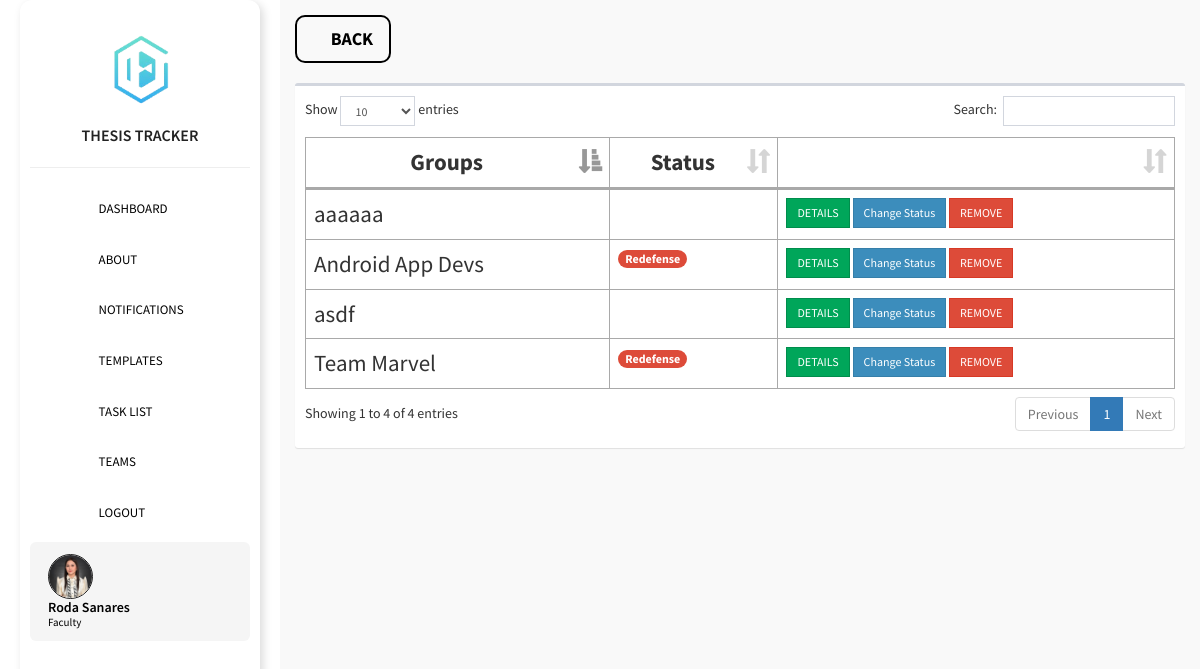
Page /admin/managegroupmembers.php (signed in) on the committed database.
### tables this page shows
CREATE TABLE `users` (
  `id` int(11) NOT NULL,
  `img` text NOT NULL DEFAULT 'default.png',
  `firstname` text NOT NULL,
  `lastname` text NOT NULL,
  `middlename` text NOT NULL,
  `section` varchar(255) DEFAULT NULL,
  `yr_lvl` varchar(255) DEFAULT NULL,
  `email` text NOT NULL,
  `password` text NOT NULL,
  `passwordtxt` text NOT NULL,
  `department` text NOT NULL,
  `contact` text NOT NULL,
  `address` text NOT NULL,
  `code` int(11) NOT NULL,
  `verification_code` int(11) NOT NULL,
  `type` int(1) NOT NULL DEFAULT 2 COMMENT '0=admin,1=adviser,2=student',
  `status` int(1) NOT NULL
);

CREATE TABLE `teams` (
  `teams_id` int(11) NOT NULL,
  `adviser_id` int(11) NOT NULL,
  `users_id` int(11) NOT NULL,
  `name` text NOT NULL,
  `thesis_title` varchar(255) DEFAULT NULL,
  `status` int(1) NOT NULL,
  `grade` double DEFAULT NULL,
  `adviser_status` int(1) NOT NULL DEFAULT 5,
  `date` datetime NOT NULL DEFAULT current_timestamp(),
  `date_response` date DEFAULT NULL,
  `coor_approval` varchar(255) DEFAULT NULL,
  `ca_upload_date` date DEFAULT NULL,
  `defense_fee` varchar(255) DEFAULT NULL,
  `df_upload_date` date DEFAULT NULL,
  `coor_approval4` varchar(255) DEFAULT NULL,
  `ca_upload_date4` date DEFAULT NULL,
  `defense_fee4` varchar(255) DEFAULT NULL,
  `df_upload_date4` date DEFAULT NULL
);

### config/config.php (called while the page is built, shortened)
<?php
class Connection {
    private $servername = "localhost";
    private $username = "root";
    private $password = "";
    private $dbname = "dlsu";
    private $port = 3307;
    public function conn() {
        try {
            $this->dsn = "mysql:host=".$this->servername.";port=".$this->port.";dbname=".$this->dbname;
            $this->pdo = new PDO($this->dsn, $this->username, $this->password, [
                PDO::ATTR_ERRMODE => PDO::ERRMODE_EXCEPTION,
                PDO::ATTR_DEFAULT_FETCH_MODE => PDO::FETCH_ASSOC
            ]);
            return $this->pdo;
        } catch (PDOException $e) {
            die("Connection failed: " . $e->getMessage());
        }
    }
}
?>

### admin/managegroupmembers.php (the view, shortened to what this page needs)
<?php
  include '../config/config.php';
  class data extends Connection{
    public function managedata(){
?>
<!DOCTYPE html>
<html>
<head><?php include 'head.php'; ?></head>
<body class="hold-transition skin-blue sidebar-mini">
  <div class="wrapper">
    <?php include 'sidebar.php'; ?>
    <div class="content-wrapper" style="height: 100vh;background-color: #f9f9f9;overflow-y: auto;">
      <section class="content">
        <div>
          <a href="viewgroup.php?teams_id=<?php echo $_GET['teams_id'] ?>" class='btn btn-lg btn-flat' style="border: 2px solid black;font-style: normal;border-radius: 10px;color: #000;font-weight: bold;"><i class="fas fa-chevron-left"></i> BACK</a>
        </div>
        <br>
        <div class="row">
          <div class="col-xs-12">
            <div class="box">
              <div class="box-body table-responsive">
                <table id="example1" class="table table-bordered">
                  <thead>
                    <th style="font-size: 23px;font-style: normal;">Groups</th>
                    <th style="font-size: 23px;font-style: normal;">Status</th>
                    <th style="font-size: 23px;font-style: normal;"></th>
                  </thead>
                  <tbody>
                    <?php
                    if($_SESSION['type'] == 1){
                      $sql = "SELECT * FROM teams WHERE adviser_id = '".$_SESSION['id']."'";
                    } else {
                      $sql = "SELECT * FROM teams";
                    }
                    $stmt = $this->conn()->query($sql);
                    while ($row = $stmt->fetch()) {
                     ?>
                      <tr>
                        <td style="font-size: 23px;font-style: normal;"><?php echo $row['name'] ?>
                        </td>
                        <td>
                          <?php
                          if ($row['status'] == 0) {
                          } else if ($row['status'] == 1) {
                            echo "<span class='badge btn-success'>Passed</span>";
                          } else if ($row['status'] == 2) {
                            echo "<span class='badge btn-danger'>Redefense</span>";
                          } else if ($row['status'] == 3) {
                            echo "<span class='badge btn-danger'>Failed</span>";
                          }
                           ?>
                        </td>
                        <td>
                          <a href="managegroupmembersdetails.php?teams_id=<?php echo $row['teams_id'] ?>" class='btn btn-success btn-sm btn-flat' >DETAILS</a>
                          <?php if($_SESSION['type'] == 1): ?>
                          <button class='btn btn-primary btn-sm changestatus btn-flat'
                          data-changestatus_teams_id='<?php echo $row['teams_id'] ?>'
                          >Change Status</button>
                          <button class='btn btn-danger btn-sm deleteteams btn-flat'
                          data-deleteteams_teams_id='<?php echo $row['teams_id'] ?>'
                          >REMOVE</button>
                          <?php endif; ?>
                        </td>
                      </tr>
                    <?php } ?>
                  </tbody>
                </table>
              </div>
            </div>
          </div>
        </div>
      </section>
    </div>
  </div>
</body>
</html>
<?php } } $data = new data(); $data->managedata(); ?>

### admin/sidebar.php (shortened to what this page needs)
<aside class="main-sidebar">
  <section class="sidebar">
    <div class="sidebar-logo">
      <img src="../images/thesishub_logo2.png" alt="Thesis Hub Logo">
    </div>
    <p class="title">THESIS TRACKER</p>
    <hr class="my-4">
    <ul class="sidebar-menu">
    <li><a href="dashboard.php" style="color: black;"><i class="fas fa-tachometer-alt"></i> <span>DASHBOARD</span></a></li>
      <li><a href="about.php" style="color: black;"><i class="fas fa-info-circle"></i> <span>ABOUT</span></a></li>
      <?php if($_SESSION['type'] != 0): ?>
        <li><a href="notifications.php" style="color: black;"><i class="fas fa-bell"></i> <span>NOTIFICATIONS</span></a></li>
      <?php endif; ?>
      <li><a href="templates.php" style="color: black;"><i class="fas fa-book"></i> <span>TEMPLATES</span></a></li>
      <?php if($_SESSION['type'] == 1 || $_SESSION['type'] == 2): ?>
        <li><a href="tasklist.php" style="color: black;"><i class="fas fa-tasks"></i> <span>TASK LIST</span></a></li>
      <?php endif; ?>
      <li><a href="teams.php" style="color: black;"><i class="fas fa-users"></i> <span>TEAMS</span></a></li>
      <li><a style="color: black;" href="../logout.php" onclick="return confirm('Are you sure you want to logout?');"><i class="fas fa-sign-out-alt"></i> <span>LOGOUT</span></a></li>
    </ul>
    <ul class="sidebar-menu">
      <li>
        <?php
          $sql = "SELECT * FROM users WHERE id = '".$_SESSION['id']."'";
          $stmt = $this->conn()->query($sql);
          $row = $stmt->fetch();
        ?>
        <a href="#profile" data-toggle="modal" id="updateprofile" class="sidebar-profile"
          data-firstname="<?= $row['firstname'] ?>"
          data-users_id="<?= $row['id'] ?>"
          data-lastname="<?= $row['lastname'] ?>"
          data-email="<?= $row['email'] ?>"
          data-img="<?= $row['img'] ?>"
        >
          <img src="../images/<?php echo $row['img'] ?>" alt="User Profile">
          <div class="profile-info">
            <span class="name"><?php echo $row['firstname'] . " " . $row['lastname']; ?></span>
            <span class="role"><?php echo ($_SESSION['type'] == 1) ? "Faculty" : ($_SESSION['type'] == 2 ? "Student" : "Admin"); ?></span>
          </div>
        </a>
      </li>
    </ul>
  </section>
</aside>

### admin/head.php (style rules this page uses)
i { font-style: normal; }
th { text-align: center; }

### admin/sidebar.php (style rules this page uses)
.main-sidebar { position: fixed; left: 20px; top: 50%; transform: translateY(-50%); width: 240px; background: #ffffff; border-radius: 12px; box-shadow: 3px 3px 10px rgba(0, 0, 0, 0.15); padding: 10px; transition: all 0.3s ease-in-out; }
.sidebar-logo { text-align: center; padding: 10px 0; }
.sidebar-logo img { width: 80%; max-width: 120px; }
.title { font-size: 16px; font-weight: 600; text-align: center; color: #222; margin-bottom: 15px; }
.sidebar-menu { list-style: none; padding: 0; margin: 0; }
.sidebar-menu li { display: block; margin-bottom: 8px; }
.sidebar-menu a { display: flex; align-items: center; padding: 8px 12px; font-size: 13px; border-radius: 6px; transition: all 0.3s ease; color: #222; font-weight: 500; text-decoration: none; white-space: nowrap; }
.sidebar-menu i { font-size: 14px; margin-right: 8px; color: #222; transition: color 0.3s ease; }
.sidebar-profile { display: flex; align-items: center; gap: 10px; padding: 10px; background: #f5f5f5; border-radius: 8px; font-size: 13px; font-weight: 500; transition: 0.3s ease; color: black; white-space: nowrap; overflow: hidden; text-decoration: none; }
.sidebar-profile img { width: 45px; height: 45px; border-radius: 50%; object-fit: cover; border: 1.5px solid #222; }
.sidebar-profile .profile-info { display: flex; flex-direction: column; line-height: 1.2; }
.sidebar-profile .profile-info .name { font-weight: 600; font-size: 14px; color: black; }
.sidebar-profile .profile-info .role { font-size: 11px; color: black; }

### rows in the picture
users: img (picture), firstname "Roda", lastname "Sanares"
teams: name "Android App Devs", status "Redefense"
teams: name "Team Marvel", status "Redefense"
teams: name "asdf"
teams: name "aaaaaa"
